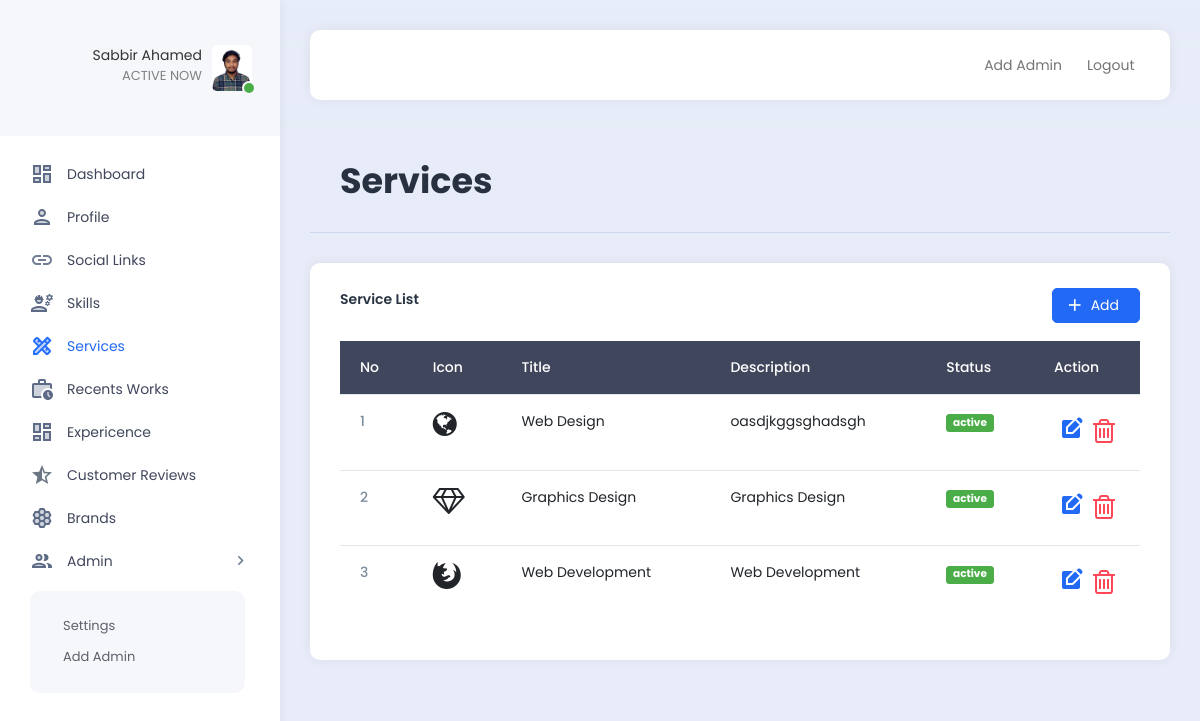
The app's page /admin/services.php (signed in) with its own data.
### tables this page shows
CREATE TABLE `services` (
  `id` int NOT NULL,
  `title` varchar(200) NOT NULL,
  `description` varchar(200) NOT NULL,
  `icon` varchar(200) NOT NULL,
  `status` varchar(200) NOT NULL DEFAULT 'deactive'
);

### admin/services.php (the view, shortened to what this page needs)
<?php
include ("config/database_conn.php");
include ("extends/header.php");
$servicelist_query = "SELECT * FROM services";
$services = mysqli_query($db,$servicelist_query);
?>
<div class="row">
    <div class="col">
        <div class="page-description">
            <h1>Services</h1>
        </div>
    </div>
</div>
<div class="row">
    <div class="col">
        <div class="card">
            <div class="card-header d-flex justify-content-between">
                <p>Service List</p>
                <form action="addService.php" method="POST">
                    <button name="editbtn" class="btn btn-primary"><i class="material-icons">add</i>Add</button>
                </form>
            </div>
            <div class="card-body">
            <div class="example-content">
            <table class="table">
        <thead class="table-dark">
            <tr>
                <th scope="col">No</th>
                <th scope="col">Icon</th>
                <th scope="col">Title</th>
                <th scope="col">Description</th>
                <th scope="col">Status</th>
                <th scope="col">Action</th>
            </tr>
        </thead>
        <tbody>
            <tr>
            <?php
            $num = 1;
            foreach ($services as $service) {?>
                <th scope="row"><?= $num++?></th>
                <td><i class="fa-2x <?= $service['icon'] ?>"></i></td>
                <td><?= $service['title']?></td>
                <td><?= $service['description']?></td>
                <td>
                <a href="menuScript/services.php?statusid=<?= $service['id'] ?>" class="<?= ($service['status'] == 'deactive') ? 'badge bg-danger' : 'badge bg-success' ?> text-white"><?= $service['status'] ?></a>
                </td>
                <td>
                        <div class="d-flex justify-content-around align-items-center">
                            <a href="editServices.php?editid=<?= $service['id'] ?>" class="text-primary fa-2x">
                            <i class="material-icons">edit_square</i>
                            </a>
                            <a href="menuScript/services.php?deleteid=<?= $service['id'] ?>" class="text-danger fa-2x">
                                <i class="fa fa-trash-o"></i>
                            </a>
                        </div>
                    </td>
                </tr>
            <?php }?>
        </tbody>
    </table>
</div>
            </div>
        </div>
    </div>
</div>

### admin/extends/header.php (shortened to what this page needs)
<?php
include ("config/database_conn.php");
     $explode = explode('/', $_SERVER['PHP_SELF']);
     $id = $_SESSION["author_id"];
     $link = end($explode);
     $adimg_query = "SELECT * FROM admins WHERE id='$id'";
     $conection = mysqli_query($db, $adimg_query);
     $user = mysqli_fetch_assoc($conection);
?>
<!DOCTYPE html>
<html lang="en">
<head>
    <link rel="stylesheet" href="https://cdnjs.cloudflare.com/ajax/libs/font-awesome/4.7.0/css/font-awesome.css" />
    <link href="assets/plugins/bootstrap/css/bootstrap.min.css" rel="stylesheet">
    <link href="assets/plugins/perfectscroll/perfect-scrollbar.css" rel="stylesheet">
    <link href="assets/plugins/pace/pace.css" rel="stylesheet">
    <link href="assets/css/main.min.css" rel="stylesheet">
    <link href="assets/css/custom.css" rel="stylesheet">
</head>
<body>
    <div class="app align-content-stretch d-flex flex-wrap">
        <div class="app-sidebar">
            <div class="logo">
                <a href="index.html" class="logo-icon"><span class="logo-text">SAVALON TECHNOLOGIES</span></a>
                <div class="sidebar-user-switcher user-activity-online">
                    <a href="#">
                    <?php if ($user['image'] == 'default.png') { ?>
                        <img src="../assets/images/profile/default/default.png" alt="img">
                        <?php }else{  ?>
                        <img src="assets\images\profile/uploads/<?= $user['image'] ?>">
                        <?php } ?>
                        <span class="activity-indicator"></span>
                        <span class="user-info-text"><?= $_SESSION["author_name"] ?><br><span class="user-state-info">ACTIVE NOW</span></span>
                    </a>
                </div>
            </div>
            <div class="app-menu">
                <ul class="accordion-menu">
                    <li class="<?= $link == 'index.php'?'active-page':''?>">
                        <a href="index.php" class="active"><i class="material-icons-two-tone">dashboard</i>Dashboard</a>
                    </li>
                    <li class="<?= $link == 'profile.php'?'active-page':''?>">
                        <a href="profile.php" class="active"><i class="material-icons-two-tone">person</i>Profile</a>
                    </li>
                    <li class="<?= $link == 'links.php'?'active-page':''?>">
                        <a href="links.php" class="active"><i class="material-icons-two-tone">link</i>Social Links</a>
                    </li>
                    <li class="<?= $link == 'skills.php'?'active-page':''?>">
                        <a href="skills.php" class="active"><i class="material-icons-two-tone">engineering</i>Skills</a>
                    </li>
                    <li class="<?= $link == 'services.php'?'active-page':''?>">
                        <a href="services.php" class="active"><i class="material-icons-two-tone">design_services</i>Services</a>
                    </li>
                    <li class="<?= $link == 'recent_works.php'?'active-page':''?>">
                        <a href="recent_works.php" class="active"><i class="material-icons-two-tone">work_history</i>Recents Works</a>
                    </li>
                    <li class="<?= $link == 'experience.php'?'active-page':''?>">
                        <a href="experience.php" class="active"><i class="material-icons-two-tone">dashboard</i>Expericence</a>
                    </li>
                    <li class="<?= $link == 'customer_reviews.php'?'active-page':''?>">
                        <a href="customer_reviews.php" class="active"><i class="material-icons-two-tone">star_half</i>Customer Reviews</a>
                    </li>
                    <li class="<?= $link == 'brands.php'?'active-page':''?>">
                        <a href="brands.php" class="active"><i class="material-icons-two-tone">hive</i>Brands</a>
                    </li>
                    <li>
                        <a href=""><i class="material-icons-two-tone">people</i>Admin<i class="material-icons has-sub-menu">keyboard_arrow_right</i></a>
                        <ul class="sub-menu">
                            <li>
                                <a href="settings.php">Settings</a>
                            </li>
                            <li>
                                <a href="add_admin.php">Add Admin</a>
                            </li>
                        </ul>
                    </li>
                </ul>
            </div>
        </div>
        <div class="app-container">
            <div class="app-header">
                <nav class="navbar navbar-light navbar-expand-lg">
                    <div class="container-fluid">
                        <div class="d-flex">
                            <ul class="navbar-nav">
                                <li class="nav-item hidden-on-mobile">
                                    <a class="nav-link " href="add_admin.php">Add Admin</a>
                                </li>
                                <li class="nav-item hidden-on-mobile">
                                    <a class="nav-link" href="extends/logout.php">Logout</a>
                                </li>
                            </ul>
                        </div>
                    </div>
                </nav>
            </div>
            <div class="app-content">
                <div class="content-wrapper">

### records on screen
services: title "Web Design", description "oasdjkggsghadsgh", status "active"
services: title "Graphics Design", description "Graphics Design", status "active"
services: title "Web Development", description "Web Development", status "active"

### other values on screen
$_SESSION["author_name"] "Sabbir Ahamed"
